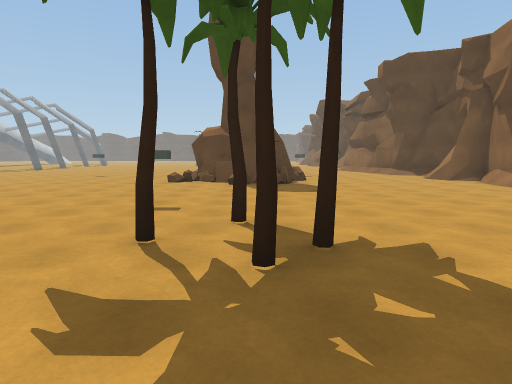
View 1 (above)

17 first-person views from a walk through a Unity game level. The camera is 1.5 m above the floor, tilts 6° down and sees 75° across. The floor is counted in squares, 2 m on a side. Each view is taken from the middle of a square. On the plan, view 1 faces up. The plan holds only what a view shows up to about 11 squares ahead; the rest is blank. The place goes on beyond the plan. Surface patterns are stand-ins for the level's own textures.

View 2
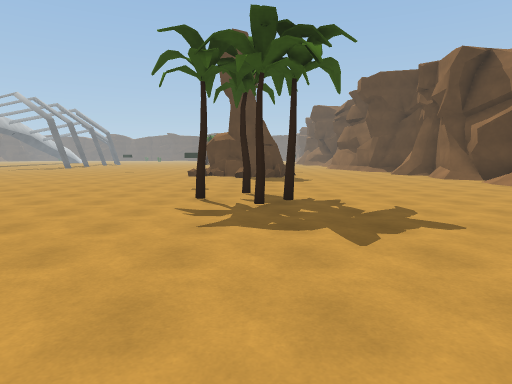

View 3
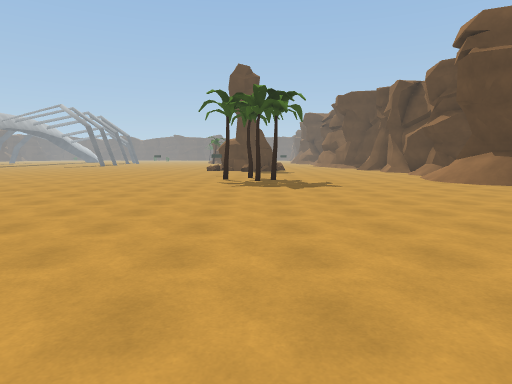

View 4
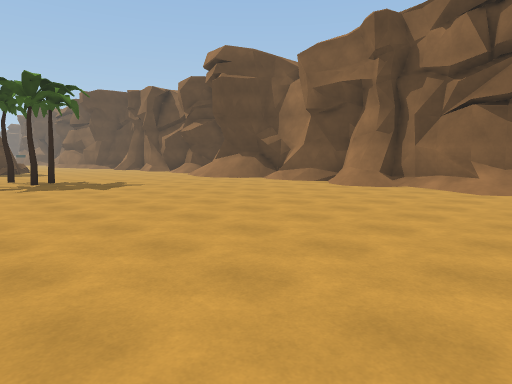

View 5
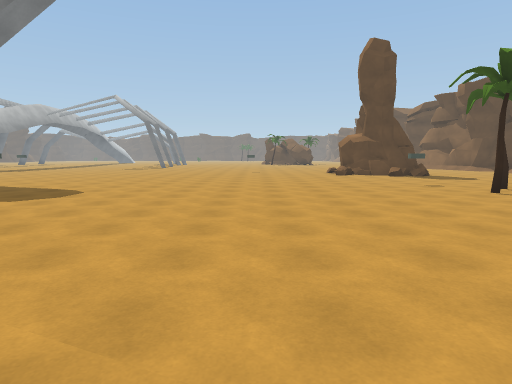

View 6
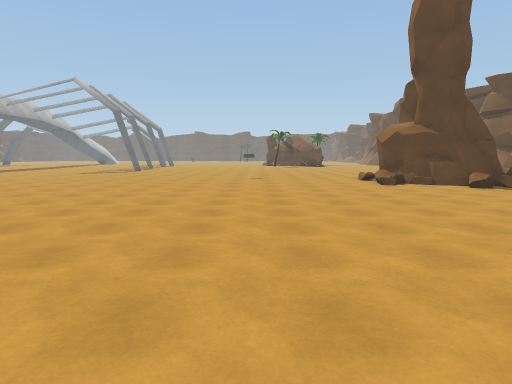

View 7
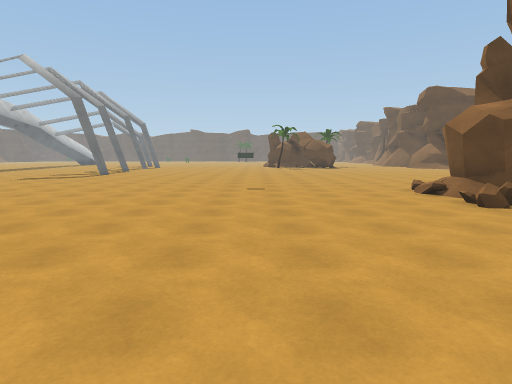

View 8
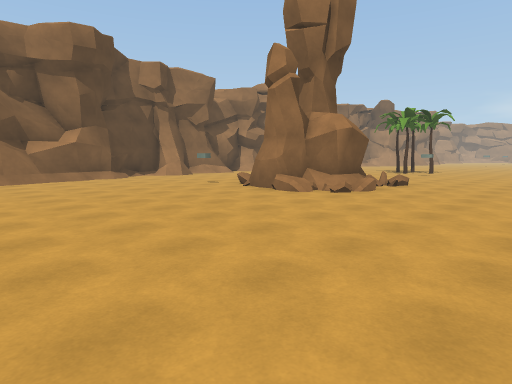

View 9
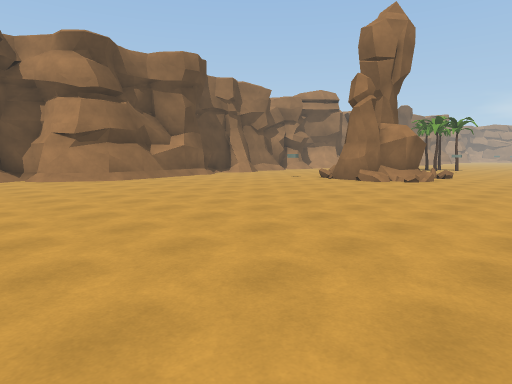

View 10
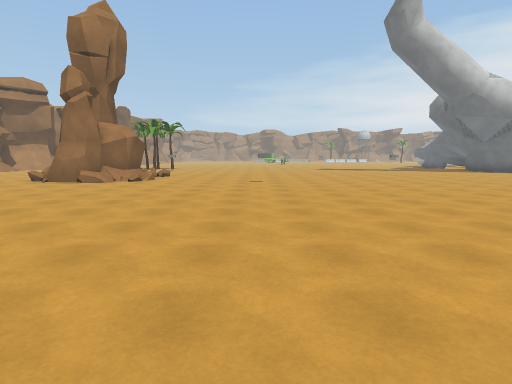

View 11
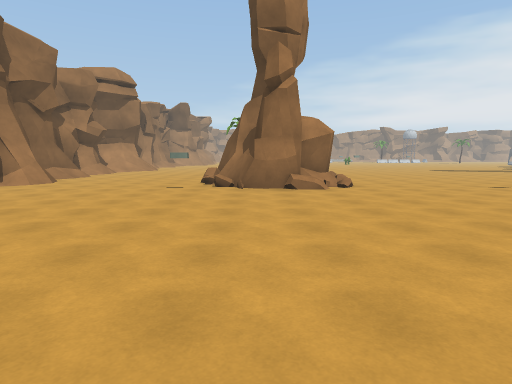

View 12
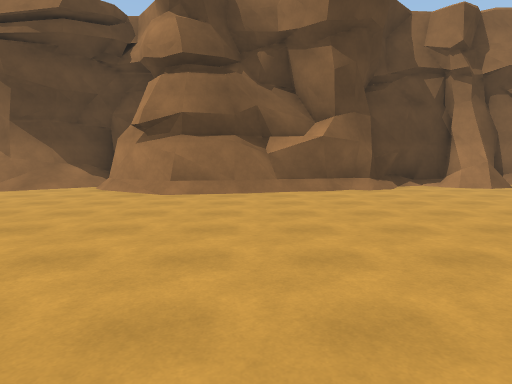

View 13
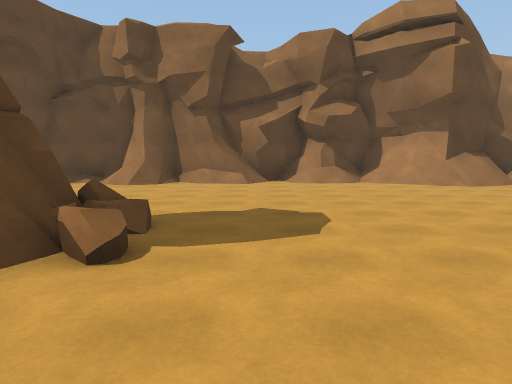

View 14
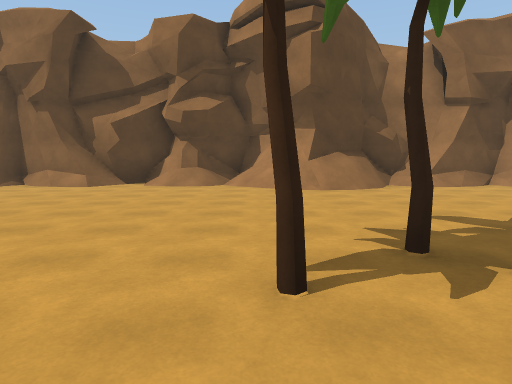

View 15
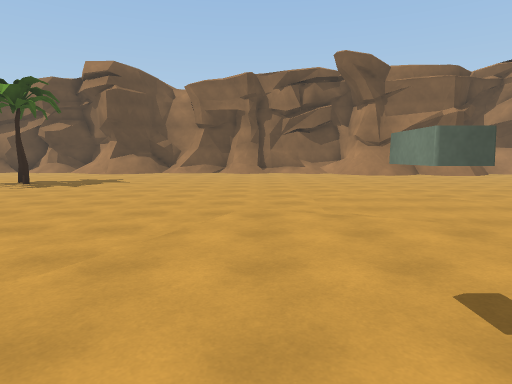

View 16
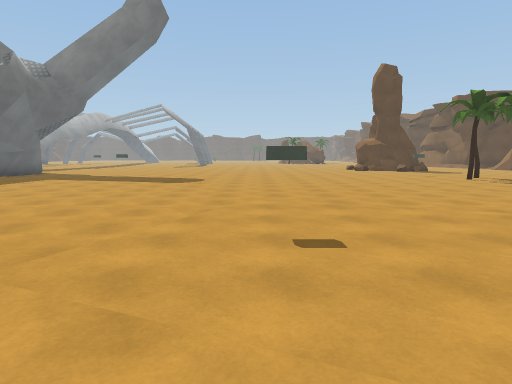

View 17
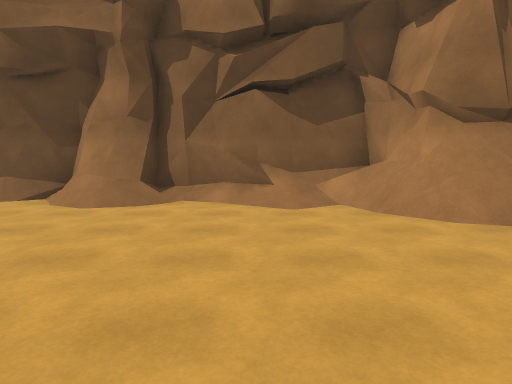

### Floor plan
Key: @ floor where view 1 was taken; # wall or solid block; . floor; / step, stairs or slope; = window, fence, low wall or low ledge; ^ raised ledge; T tree; O other object.
Columns run from 16 left of view 1 to 8 right of it. Each row starts with its distance up from view 1.
 23           .....      //^
 22          ............./##
 21         ..............//#
 20        ............../###
 19        ..............##
 18       ...............##
 17      ................/#
 16   ....................#
 15   ....................#
 14    ...................##
 13   ........O....##.O....#
 12   ............####.....#
 11   ............####....=#
 10    ...........=###.....#
  9     ............=......#
  8     ...................##
  7   ...................../#
  6   ...................../#
  5     .................../#
  4     ............T.....//#
  3 ...............T.T..../##
  2 ................T...../##
  1  ...................../##
  0   ..............@....../#
 -1   .....................##
 -2    ....................#
 -3     ...................#
 -4      ..................#
 -5      ...O..............#
 -6       ................/##
 -7        ...............//#
 -8         .   .........//##

Positions as (right, up) in squares from view 1, and headings:
1: (0, 0), facing up
2: (0, -3), facing up
3: (0, -8), facing up
4: (-2, -8), facing up-right
5: (-6, -4), facing up
6: (-6, 1), facing up
7: (-6, 5), facing up
8: (-6, 19), facing down-right
9: (-6, 23), facing down-right
10: (-6, 23), facing down
11: (0, 21), facing down
12: (-2, 17), facing right
13: (-3, 8), facing right
14: (-2, 4), facing right
15: (-9, -4), facing right
16: (-8, -8), facing up
17: (1, -6), facing right
